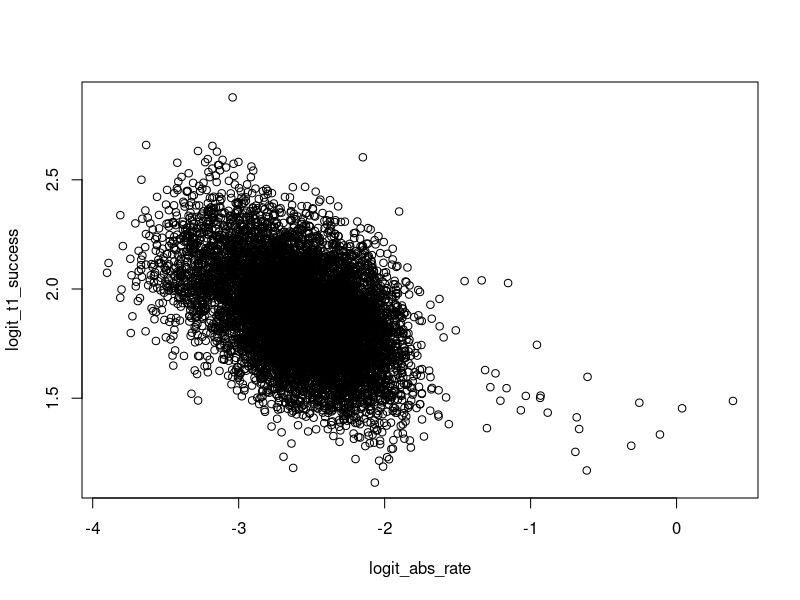
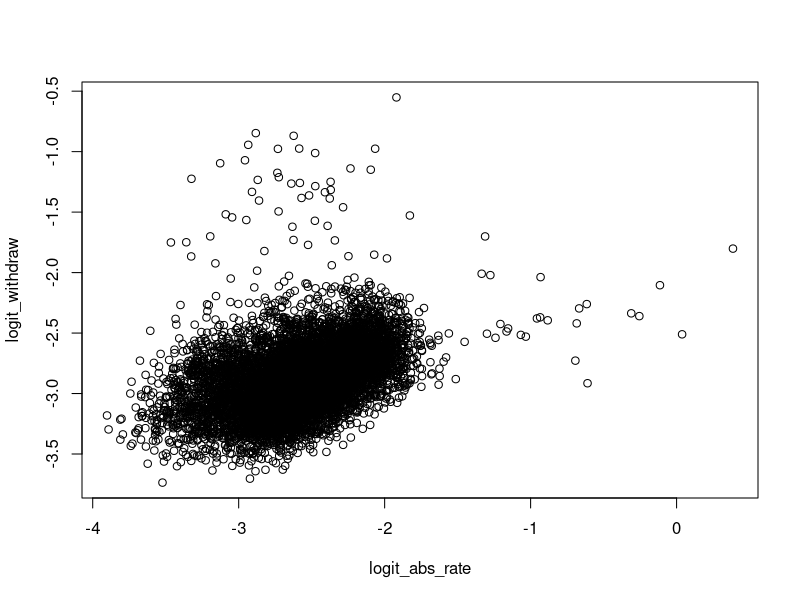
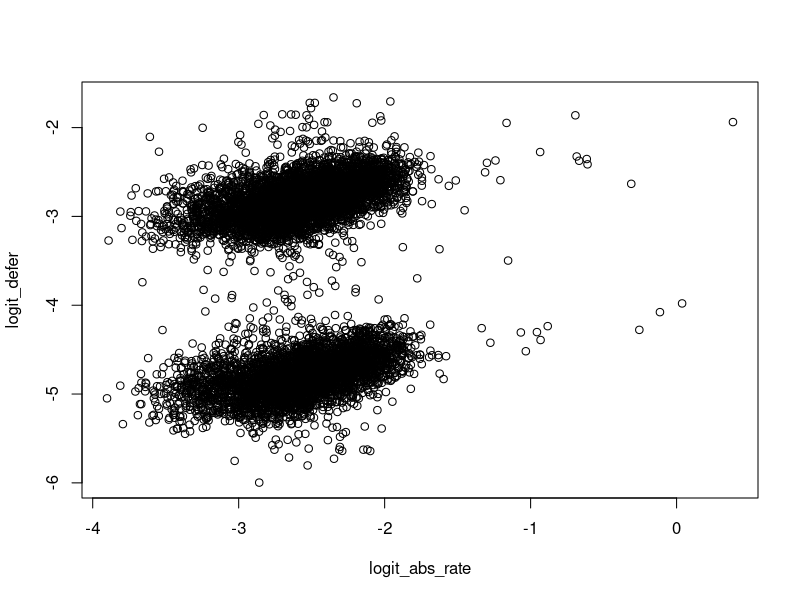
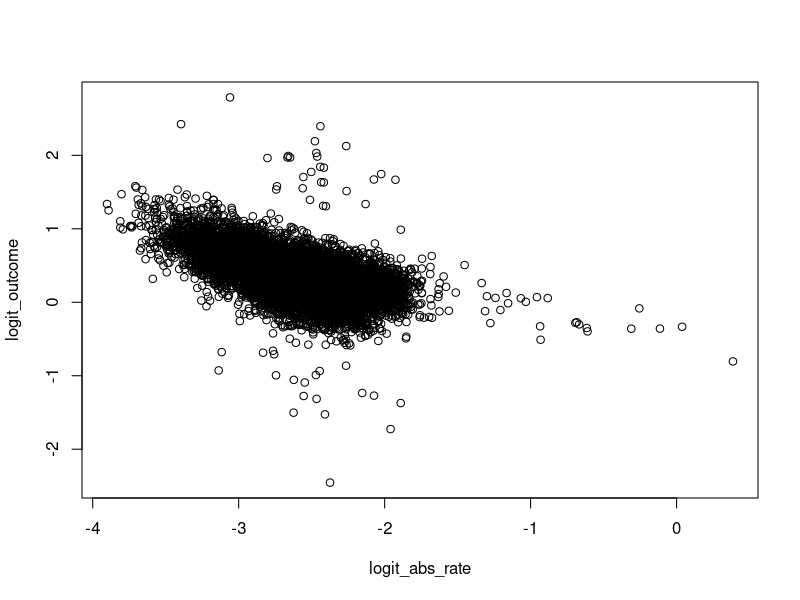

Write the R code that produced these figures, in order. (Note: this script raises an error after producing the figures.)
library(dplyr)
library(vcd)
library(vcdExtra)
# library(gam)
library(car)
library(effects)

expit <- function(x) exp(x)/ (1 + exp(x))
expit_prob <- function(x) c(expit(x), 1 - expit(x))
random_binary_from_logits <- function(lgt) {
  factor(sapply(lgt, function(x) {
    sample(c(TRUE, FALSE)
           , size = 1
           , prob = expit_prob(x))
  }))}

my_mosaic <- function(x) {
  mosaic(x
         , gp = shading_Friendly
         , spacing = spacing_equal(sp = unit(0.5, "lines"))
         , rot_labels = c(30, 0, 0, 90))
}

year_intake <- c(2014, 2015)
faculty_business <- c("fin", "law"
                      , "mgmt", "hsp"
                      , "hr")
nat <- c("dom", "int")
fin <- c("self", "spons")
genders <- c("F", "M")
quals <- c("dip", "dip-other", "hs", "hs-equiv")

acad_data <- function() {
  set.seed(2024)
  
  pois_parms <- expand.grid(year = year_intake
                            , faculty = faculty_business
                            , natmix = nat
                            , finance = fin
                            , gender = genders
                            , hqual = quals)
  
  reps <- 2 # 2 per year
  pois_parms <- pois_parms %>%
    # main effects
    mutate(lamb = ifelse(year == year_intake[1], 250, 300)
           , lamb = ifelse(gender == genders[1]
                           , lamb * 0.92
                           , lamb * 0.90)
           , lamb = ifelse(natmix == nat[1]
                           , lamb
                           , lamb * 0.15)
           , lamb = ifelse(finance == fin[1]
                           , lamb
                           , lamb * 0.1)
           # joint effects nat fin
           , lamb = ifelse(natmix == nat[2] & finance == fin[2]
                           , lamb
                           , lamb * 0.7)
           # joint effects nat year
           , lamb = ifelse(natmix == nat[2] & year == year_intake[2]
                           , lamb * 0.7
                           , lamb)
           
           # main effects
           , lamb = ifelse(faculty == faculty_business[2]
                           , lamb * 0.8
                           , lamb)
           , lamb = ifelse(faculty == faculty_business[3]
                           , lamb * 0.9
                           , lamb)
           , lamb = ifelse(faculty == faculty_business[4]
                           , lamb * 0.3
                           , lamb)
           , lamb = ifelse(faculty == faculty_business[5]
                           , lamb * 0.25
                           , lamb)
           
           # joint year faculty
           , lamb = ifelse(faculty == faculty_business[1] &
                             year == year_intake[1]
                           , lamb * 0.8
                           , lamb)
           , lamb = ifelse(faculty == faculty_business[2] &
                             year == year_intake[1]
                           , lamb * 0.75
                           , lamb)
           , lamb = ifelse(faculty == faculty_business[3] &
                             year == year_intake[1]
                           , lamb * 1.2
                           , lamb)
           , lamb = ifelse(faculty == faculty_business[4] &
                             year == 1.1
                           , lamb * 1.1
                           , lamb)
           # main effect
           , lamb = ifelse(hqual == quals[2]
                           , lamb * 0.25
                           , lamb)
           , lamb = ifelse(hqual == quals[3]
                           , lamb * 0.7
                           , lamb)
           , lamb = ifelse(hqual == quals[4]
                           , lamb * 0.4
                           , lamb)
           
           # joint effects quals and gender
           # gender qual
           , lamb = ifelse(gender == genders[1] &
                             hqual == quals[1]
                           , lamb * 0.8
                           , lamb)
           , lamb = ifelse(gender == genders[1] &
                             hqual == quals[2]
                           , lamb * 0.7
                           , lamb)
           , lamb = ifelse(gender == genders[2] &
                             faculty == faculty_business[1]
                           , lamb * 0.8
                           , lamb)
           , lamb = ifelse(gender == genders[1] &
                             faculty == faculty_business[3]
                           , lamb * 0.8
                           , lamb)
           , lamb = ifelse(gender == genders[2] &
                             faculty == faculty_business[5]
                           , lamb * 0.7
                           , lamb)
           
           # joint effects quals and faculty
           , lamb = ifelse(faculty == faculty_business[1] &
                             hqual == quals[1]
                           , lamb * 0.75
                           , lamb)
           , lamb = ifelse(faculty == faculty_business[1] &
                             hqual == quals[2]
                           , lamb * 0.5
                           , lamb)
           , lamb = ifelse(faculty == faculty_business[1] &
                             hqual == quals[3]
                           , lamb * 1.2
                           , lamb)
           , lamb = ifelse(faculty == faculty_business[2] &
                             hqual == quals[3]
                           , lamb
                           , lamb * 0.9)
           , lamb = ifelse(faculty == faculty_business[2] &
                             hqual == quals[4]
                           , lamb
                           , lamb * 0.8)
           , lamb = ifelse(faculty == faculty_business[3] &
                             hqual == quals[1]
                           , lamb * 1.2
                           , lamb)
           , lamb = ifelse(faculty == faculty_business[3] &
                             hqual == quals[2]
                           , lamb * 1.1
                           , lamb)
           , lamb = ifelse(faculty == faculty_business[3] &
                             hqual == quals[3]
                           , lamb * 0.7
                           , lamb)
           , lamb = ifelse(faculty == faculty_business[3] &
                             hqual == quals[4]
                           , lamb * 0.8
                           , lamb)
           , lamb = ifelse(faculty == faculty_business[4] &
                             hqual == quals[1]
                           , lamb * 1.2
                           , lamb)
           , lamb = ifelse(faculty == faculty_business[4] &
                             hqual == quals[2]
                           , lamb * 1.1
                           , lamb)
           , lamb = ifelse(faculty == faculty_business[4] &
                             hqual == quals[3]
                           , lamb * 0.7
                           , lamb)
           , lamb = ifelse(faculty == faculty_business[4] &
                             hqual == quals[4]
                           , lamb * 0.5
                           , lamb)
           , lamb = ifelse(faculty == faculty_business[5] &
                             hqual == quals[1]
                           , lamb * 0.95
                           , lamb)
           , lamb = ifelse(faculty == faculty_business[5] &
                             hqual == quals[2]
                           , lamb * 0.9
                           , lamb)
           , lamb = ifelse(faculty == faculty_business[5] &
                             hqual == quals[3]
                           , lamb * 0.75
                           , lamb)
           , lamb = ifelse(faculty == faculty_business[5] &
                             hqual == quals[4]
                           , lamb * 0.7
                           , lamb)

           # joint effects year and quals and faculty
           , lamb = ifelse(faculty == faculty_business[1] &
                             hqual == quals[1] &
                             year == year_intake[1]
                           , lamb * 0.8
                           , lamb)
           , lamb = ifelse(faculty == faculty_business[1] &
                             hqual == quals[2] &
                             year == year_intake[1]
                           , lamb * 0.85
                           , lamb)
           , lamb = ifelse(faculty == faculty_business[1] &
                             hqual == quals[3] &
                             year == year_intake[1]
                           , lamb * 1.2
                           , lamb)
           , lamb = ifelse(faculty == faculty_business[2] &
                             hqual == quals[1] &
                             year == year_intake[1]
                           , lamb * 0.95
                           , lamb)
           , lamb = ifelse(faculty == faculty_business[2] &
                             hqual == quals[2] &
                             year == year_intake[1]
                           , lamb * 0.9
                           , lamb)
           # joint effects natmix, finance and qual
           , lamb = ifelse(natmix == nat[2] &
                             hqual == quals[1]
                           , lamb * 0.6
                           , lamb)
           , lamb = ifelse(natmix == nat[2] &
                             hqual == quals[2]
                           , lamb * 0.2
                           , lamb)
           , lamb = ifelse(natmix == nat[2] &
                             hqual == quals[4]
                           , lamb * 1.1
                           , lamb)
           , lamb = ifelse(finance == fin[2] &
                             hqual == quals[1]
                           , lamb * 0.3
                           , lamb)
           , lamb = ifelse(finance == fin[2] &
                             hqual == quals[2]
                           , lamb * 0.1
                           , lamb)
           , lamb = ifelse(finance == fin[2] &
                             hqual == quals[4]
                           , lamb * 1.2
                           , lamb)
           , lamb = ifelse(natmix == nat[2] &
                             faculty == faculty_business[1]
                           , lamb * 0.7
                           , lamb)
           , lamb = ifelse(natmix == nat[2] &
                             faculty == faculty_business[2]
                           , lamb * 0.75
                           , lamb)
           , lamb = ifelse(natmix == nat[2] &
                             faculty == faculty_business[3]
                           , lamb * 1.3
                           , lamb)
           , lamb = ifelse(finance == fin[2] &
                             hqual %in% quals[3:4] &
                             faculty %in% faculty_business[1:2]
                           , lamb * 1.3
                           , lamb)
           , lamb = ifelse(finance == fin[1] &
                             hqual %in% quals[3:4] &
                             faculty %in% faculty_business[1:2]
                           , lamb * 1.1
                           , lamb)
           , lamb = ifelse(finance == fin[2] &
                             hqual %in% quals[3:4] &
                             faculty %in% faculty_business[3]
                           , lamb * 1.4
                           , lamb)
           , lamb = ifelse(natmix == nat[2] &
                             hqual %in% quals[2] &
                             faculty %in% faculty_business[4:5]
                           , lamb * 0.7
                           , lamb)
           , lamb = ifelse(natmix == nat[1] &
                             hqual %in% quals[1:2] &
                             faculty %in% faculty_business[3:4]
                           , lamb * 1.4
                           , lamb)
    )
  
  students <- 1:nrow(pois_parms) # minimum 1
  for (i in 1:nrow(pois_parms)) {
    students <- c(students
                  , rep(i, sum(rpois(reps
                                     , pois_parms$lamb[i]))))
  }
  
  Freq <- table(students)
  students <- cbind(pois_parms, Freq)
  students <- expand.dft(students)
  
  n <- nrow(students)
  
  students <- students %>%
    mutate(year = factor(year)
           , logit_abs_rate = -3.2 +
             0.1 * (finance == fin[1]) +
             -0.2 * (finance == fin[2]) +
             0.1 * (natmix == nat[1]) +
             -0.2 * (natmix == nat[2]) +
             0.2 * (hqual == quals[1]) +
             0.25 * (hqual == quals[2]) +
             0.075 * (hqual == quals[4]) +
             -0.05 * (gender == genders[1]) +
             0.15 * (gender == genders[2]) +
             0.15 * (faculty == faculty_business[3]) +
             0.2 * (faculty == faculty_business[4]) +
             0.05 * (faculty == faculty_business[5]) +
             0.2 * (finance == fin[1] & natmix == nat[1]) +
             0.1 * (hqual %in% quals[1:2] & gender == genders[2]) +
             0.05 * (faculty == faculty_business[3] & gender == genders[2]) +
             0.075 * (faculty == faculty_business[4] & gender == genders[2]) +
             0.05 * (faculty == faculty_business[2] & gender == genders[2] & finance == fin[1]) +
             -0.05 * (faculty == faculty_business[5] & gender == genders[1] & finance == fin[1]) +
             rnorm(n, sd = 0.15) +
             sample(c(TRUE, FALSE) # create some outliers
                    , size = n
                    , prob = expit_prob(-5.5) # 0.005, 0.995
                    , replace = TRUE) * runif(n, 0, 2.5) +
             (sample(c(TRUE, FALSE) # create some outliers, based on gender (more females had caring at home)
                     , size = n
                     , prob = expit_prob(-4.5) # 0.01, 0.99
                     , replace = TRUE) & gender == genders[1]) * runif(n, 0, 1)
           , abs_rate = expit(logit_abs_rate)
           , logit_t1_success = 2 +
             (logit_abs_rate + abs(min(logit_abs_rate))) * -0.2 +
             0.05 * (gender == genders[1]) +
             0.22 * (faculty == faculty_business[3]) +
             0.15 * (faculty == faculty_business[5]) +
             0.05 * (faculty == faculty_business[5] & gender == genders[1]) +
             0.05 * (hqual == quals[3]) +
             -0.05 * (hqual == quals[2]) +
             0.05 * (hqual == quals[4]) +
             0.1 * (finance == fin[1] & natmix == nat[2]) +
             0.1 * (finance == fin[2] & natmix == nat[1]) +
             rnorm(n, sd = 0.15) +
             sample(c(TRUE, FALSE) # create some outliers
                    , size = n
                    , prob = c(0.01, 0.99)
                    , replace = TRUE) * runif(n, 0, 0.5)
           , t1_success = random_binary_from_logits(logit_t1_success)
           , logit_withdraw = -3.5 +
             (logit_abs_rate + abs(min(logit_abs_rate))) * 0.25 +
             0.3 * (t1_success == FALSE) +
             0.15 * (natmix == nat[2]) +
             0.2 * (gender == genders[2]) +
             0.05 * (faculty == faculty_business[2]) +
             0.1 * (faculty == faculty_business[3]) +
             0.15 * (faculty == faculty_business[1]) +
             0.05 * (faculty == faculty_business[5] & gender == genders[2]) +
             0.05 * (hqual == quals[1]) +
             0.1 * (hqual == quals[2]) +
             0.1 * (finance == fin[1] & natmix == nat[2]) +
             rnorm(n, sd = 0.15) +
             sample(c(TRUE, FALSE) # create some outliers
                    , size = n
                    , prob = c(0.01, 0.99)
                    , replace = TRUE) * runif(n, 0, 2)
           , withdraw = random_binary_from_logits(logit_withdraw)
           , logit_defer = -3 +
             (logit_abs_rate + abs(min(logit_abs_rate))) * 0.25 +
             0.1 * (t1_success == FALSE) +
             0.2 * (natmix == nat[2]) +
             -0.15 * (gender == genders[1]) +
             -0.1 * (faculty == faculty_business[2]) +
             -0.15 * (faculty == faculty_business[1]) +
             -0.1 * (faculty == faculty_business[5] & gender == genders[1]) +
             -0.05 * (hqual == quals[1]) +
             -0.075 * (hqual == quals[2]) +
             -0.1 * (finance == fin[1] & natmix == nat[2]) +
             -2 * (year == year_intake[1]) + # most of the earlier year defferals have passed through by now
             rnorm(n, sd = 0.15) +
             sample(c(TRUE, FALSE) # create some outliers
                    , size = n
                    , prob = expit_prob(-3.5) # 0.02, 0.98
                    , replace = TRUE) * runif(n, -1, 1) +
             (sample(c(TRUE, FALSE) # create some outliers, based on gender (more females had caring at home)
                     , size = n
                     , prob = expit_prob(-3.5) # 0.02, 0.98
                     , replace = TRUE) & gender == genders[1]) * runif(n, 0, 1)
           , defer = random_binary_from_logits(logit_defer)
           , logit_outcome = expit(1.1) + # 65% baseline
             (logit_abs_rate + abs(min(logit_abs_rate))) * -0.25 +
             0.125 * (t1_success == TRUE) +
             -0.125 * (t1_success == FALSE) +
             0.1 * (natmix == nat[2]) +
             -0.05 * (natmix == nat[1]) +
             0.025 * (gender == genders[1]) +
             -0.025 * (gender == genders[2]) +
             0.15 * (faculty == faculty_business[4]) +
             0.1 * (faculty == faculty_business[3]) +
             -0.05 * (faculty == faculty_business[2]) +
             -0.1 * (faculty == faculty_business[1]) +
             0.05 * (faculty == faculty_business[5] & gender == genders[2]) +
             -0.1 * (faculty == faculty_business[1] & gender == genders[2]) +
             0.075 * (hqual == quals[3]) +
             0.05 * (hqual == quals[4]) +
             -0.05 * (hqual == quals[2]) +
             0.1 * (finance == fin[2]) +
             0.05 * (natmix == nat[2]) +
             -0.1 * (finance == fin[1]) +
             -0.1 * (natmix == nat[1]) +
             0.05 * (finance == fin[2] & natmix == nat[2]) +
             0.05 * ((faculty == faculty_business[4] | faculty == faculty_business[3]) & gender == genders[1]) +
             -0.075 * (faculty == faculty_business[2] & hqual == quals[1]) +
             -0.1 * (faculty == faculty_business[2] & hqual == quals[2]) +
             -0.1 * (faculty == faculty_business[1] & hqual %in% quals[1:2]) +
             0.15 * (faculty == faculty_business[1] & hqual == quals[3]) +
             0.1 * (faculty == faculty_business[1] & hqual == quals[4]) +
             0.025 * (faculty == faculty_business[5] & gender == genders[1] & finance == fin[1]) +
             rnorm(n, sd = 0.15) +
             sample(c(TRUE, FALSE) # create some outliers
                    , size = n
                    , prob = c(0.01, 0.99)
                    , replace = TRUE) * runif(n, -2, 2)
            , outcome = factor(case_when(withdraw == TRUE ~ "wthdr"
                                        # , defer == TRUE ~ "defer"
                                        , expit(logit_outcome) > 0.70 ~ "dist"
                                        , expit(logit_outcome) > 0.63 ~ "merit"
                                        , expit(logit_outcome) > 0.50 ~ "pass"
                                        , TRUE ~ "fail"
           ))
           , grad = factor(ifelse(outcome %in% c("pass", "merit", "dist")
                                  , TRUE, FALSE))
           
    )
  return(students)
}

students <- acad_data()

sts <- students[,  c("year", "faculty", "natmix"
                     , "finance", "gender", "hqual"
                     , "t1_success", "outcome", "grad")]

nrow(students)
prop.table(with(students
                , table(year, outcome))[, c(1, 3, 4, 2, 5)]
           , 1)

prop.table(with(students #[students$outcome != "defer", ]
                , table(year, grad)), 1)
prop.table(with(students#[students$outcome != "defer", ]
                , table(faculty, grad)), 1)
prop.table(with(students#[students$outcome != "defer", ]
                , table(hqual, grad)), 1)



plot(logit_t1_success~logit_abs_rate, data = students)
plot(logit_withdraw~logit_abs_rate, data = students)
plot(logit_defer~logit_abs_rate, data = students)
plot(logit_outcome~logit_abs_rate, data = students)
plot(logit_outcome~gender, data = students)
plot(logit_outcome~natmix, data = students)
plot(logit_outcome~finance, data = students)
plot(logit_outcome~hqual, data = students)
plot(logit_outcome~faculty, data = students)
plot(logit_outcome~year, data = students)

mosaic(with(students
            , table(year, outcome))[, c(1, 3, 4, 2, 5)]#[, c(2, 4, 5, 3, 1, 6)]
       , shade = TRUE
       , rot_labels = c(45, 0, 0, 90))

mosaic(with(students#[students$outcome != "defer", ]
            , table(year, grad))
       , shade = TRUE
       , rot_labels = c(0, 45, 0, 90))

prop.table(with(students#[students$outcome != "defer", ]
                , table(hqual, grad)), 1)

mosaic(with(students#[students$outcome != "defer", ]
            , table(hqual, year))
       , shade = TRUE
       , rot_labels = c(0, 45, 0, 90))

mosaic(with(students
            , table(faculty, hqual, year))
       , shade = TRUE
       , rot_labels = c(0, 45, 0, 90))

students$facfin <- factor(ifelse(students$faculty == "fin", TRUE, FALSE))
students$facmgmt <- factor(ifelse(students$faculty == "mgmt", TRUE, FALSE))

glm1a <- glm(Freq~(faculty + hqual)^2 + year
            , as.data.frame(
              with(students
              , table(faculty, hqual, year))
              )
            , family = poisson)

glm2 <- glm(Freq~(faculty + hqual + facfin)^2 + year
            , as.data.frame(
              with(students
                   , table(faculty, hqual, year, facfin))
            )
            , family = poisson)

glm1b <- glm(Freq~(faculty + hqual)^2 + year
             , as.data.frame(
               with(students
                    , table(faculty, hqual, year, facfin))
             )
             , family = poisson)


mosaic(glm1a
       , shade = TRUE
       , formula = ~ faculty + hqual + year
       , residuals_type = "rstandard"
       , rot_labels = c(0, 45, 0, 90))

mosaic(glm1b
       , shade = TRUE
       , formula = ~ faculty + hqual + year
       , residuals_type = "rstandard"
       , rot_labels = c(0, 45, 0, 90))


mosaic(glm2
       , shade = TRUE
       , formula = ~ faculty + hqual + year
       , residuals_type = "rstandard"
       , rot_labels = c(0, 45, 0, 90))

LRstats(glm1b)
LRstats(glm2)

anova(glm1b, glm2)

mosaic(with(students[students$outcome != "defer", ]
            , table(hqual, faculty, grad, year))
       , shade = TRUE
       , rot_labels = c(0, 45, 0, 90))


mosaic(with(students[students$outcome != "defer", ]
            , table(year, grad, faculty))
       , shade = TRUE
       , rot_labels = c(0, 45, 0, 90))

mosaic(with(students, table(grad, faculty, year))
       , shade = TRUE
       , rot_labels = c(0, -90, 0, 90))

mosaic(with(students[students$outcome != "defer", ]
            , table(year, faculty, grad))
       , shade = TRUE
       , rot_labels = c(0, -90, 0, 90))


prop.table(with(students, table(grad, faculty, year)), 1:2)
prop.table(with(students[students$defer == FALSE, ]
                , table(grad, faculty, year)), 1:2)

mosaic(with(students[students$defer == FALSE, ]
            , table(grad, faculty, year))
       , shade = TRUE)
mosaic(with(students[students$defer == FALSE, ]
            , table(grad, faculty, year, hqual))
       , shade = TRUE
       , rot_labels = c(0, -90, 45, 90))


prop.table(with(students[students$defer == FALSE, ]
                , table(grad, faculty, year)), 1:2)

mosaic(with(students[students$defer == FALSE, ]
            , table(grad, hqual, year))
       , shade = TRUE)
prop.table(with(students[students$defer == FALSE, ]
                , table(grad, hqual, year)), 1:2)


mosaic(with(students[students$defer == FALSE, ]
            , table(faculty, hqual, year))
       , shade = TRUE)
prop.table(with(students[students$defer == FALSE, ]
                , table(faculty, hqual, year)), 1:2)



mosaic(structable(year~faculty, data = students), shade = TRUE)
mosaic(structable(hqual~faculty, data = students), shade = TRUE)
mosaic(structable(t1_success~faculty, data = students), shade = TRUE)
mosaic(structable(withdraw~faculty, data = students), shade = TRUE)
mosaic(structable(defer~faculty, data = students), shade = TRUE)

mosaic(with(students, table(natmix, finance)), shade = TRUE)
mosaic(with(students, table(natmix, finance, year))
       , shade = TRUE
       , rot_labels = c(0, 70, 0, 90))
mosaic(with(students, table(gender, year))
       , shade = TRUE)
mosaic(with(students, table(faculty, natmix))
       , shade = TRUE)
mosaic(with(students, table(faculty, finance))
       , shade = TRUE)
mosaic(with(students, table(faculty, natmix, year))
       , shade = TRUE
       , rot_labels = c(0, 45, 0, 90))
mosaic(with(students, table(faculty, finance, year))
       , shade = TRUE
       , rot_labels = c(0, 45, 0, 90))

mosaic(with(students, table(natmix, hqual)), shade = TRUE)
mosaic(with(students, table(finance, hqual)), shade = TRUE)
mosaic(with(students, table(gender, hqual)), shade = TRUE)
mosaic(with(students, table(faculty, hqual)), shade = TRUE)
mosaic(with(students, table(faculty, hqual, finance)), shade = TRUE)

mosaic(with(students, table(t1_success, hqual))
        , shade = TRUE)
mosaic(with(students, table(t1_success, faculty, gender))
       , shade = TRUE)
mosaic(with(students, table(t1_success, natmix))
       , shade = TRUE)
mosaic(with(students, table(t1_success, finance))
       , shade = TRUE)
mosaic(with(students, table(t1_success, year))
       , shade = TRUE)

mosaic(with(students, table(t1_success, withdraw))
       , shade = TRUE)
mosaic(with(students, table(faculty, withdraw))
       , shade = TRUE)
mosaic(with(students, table(faculty, outcome)[, c(2, 4, 5, 3, 1, 6)])
       , shade = TRUE)
mosaic(with(students, table(outcome, year, natmix)[c(2, 4, 5, 3, 1, 6), ,])
       , shade = TRUE)
mosaic(with(students, table(outcome, year)[c(2, 4, 5, 3, 1, 6) ,])
       , shade = TRUE)
mosaic(with(students, table(year, faculty, outcome)[, , c(2, 4, 5, 3, 1, 6)])
       , shade = TRUE)

mosaic(with(students, table(faculty, grad, year))
       , shade = TRUE
       , rot_labels = c(0, 45, 0, 90))

mosaic(with(students, table(grad, year))
       , shade = TRUE
       , rot_labels = c(0, 45, 0, 90))


summary(glm(grad~natmix+finance+year+faculty+hqual+t1_success+abs_rate
            , data=students
            , family = binomial))
summary(glm(grad~year+faculty
            , data=students
            , family = binomial))
summary(glm(grad~year*faculty
            , data=students
            , family = binomial))

glm1 <- glm(grad~year
            , data=students
            , family = binomial)
glm2 <- glm(grad~year+faculty
            , data=students
            , family = binomial)
glm3 <- glm(grad~year*faculty
            , data=students
            , family = binomial)
glm4 <- glm(grad~natmix+finance+year+faculty+hqual+t1_success+abs_rate
            , data=students
            , family = binomial)

preds <- factor(ifelse(predict(glm4, type = "response") > 0.5, TRUE, FALSE))
mean(preds == students$grad)
plot(Effect(c("faculty"
              , "hqual"
              , "year")
            , z.var = "year"
            , x.var = "hqual"
            , glm4)
     , multiline = TRUE
     , type = "response"
     , main = "Gender * Absence Rate * T1 Pass Rate"
     , xlab = "Pass Rate Term 1"
     , ylab = "P(Grad)"
     , rug = FALSE
     #, key.args = list(cex = 0.75)
     #, colors = myPalBrand
     )


gam1 <- glm(grad~year*faculty
            , data=students
            , family = binomial)
gam2 <- glm(grad~year+faculty
            , data=students
            , family = binomial)
gam3 <- glm(grad~natmix+finance+year+faculty+hqual+t1_success+abs_rate
            , data=students
            , family = binomial)


Anova(glm2, glm1)
library(psych)
